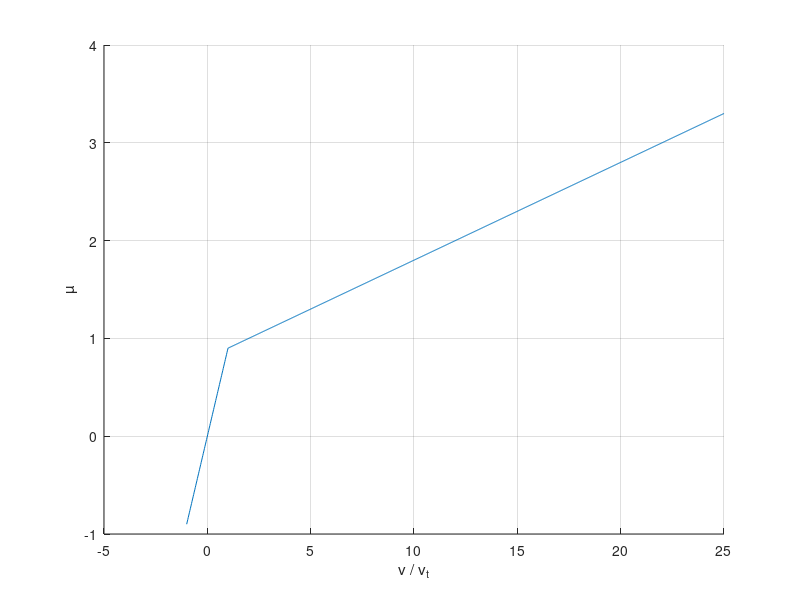

Recreate this plot in MATLAB.

clear
close all
clc


N = 1e3;
vx = linspace(-0.2,5,N);




transitionVelocity = 0.2;
staticFriction = 0.8;
dynamicFriction = 0.8;
viscousFriction = 0.5;

fn = 1;
eps1 = 1e-8;

normal = [0,1,0];

for i=1:N

    v = [vx(i); 0; 0]';

    
    vnormal = v(1)*normal(1) + v(2)*normal(2) + v(3)*normal(3);
    vtangent = v - vnormal*normal;
    
    % Friction force
    aux = (vtangent(1)).^2 + (vtangent(2)).^2 + (vtangent(3)).^2 + eps1; 
    vslip = aux.^(0.5);
    vrel = vslip/transitionVelocity;
    ffriction = fn*(min(vrel,1)*(dynamicFriction + 2 * (staticFriction - ...
        dynamicFriction) / (1 + vrel*vrel)) + viscousFriction*vslip);
    % Contact force
    force = ffriction*(-vtangent) / vslip;

    mu(i) = -force(1)/fn;
end

figure(1)
hold on
plot(vx./transitionVelocity,mu)
grid on
xlabel('v / v_t')
ylabel('µ')
